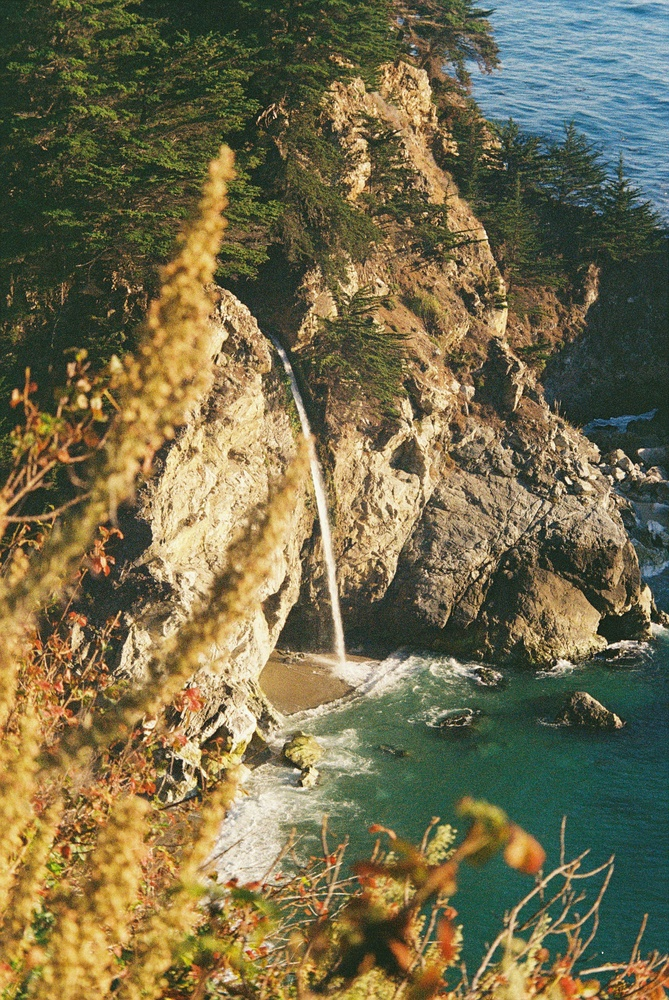
#> input picture MATPLOTLIB LIBRARY/abc.jpg, 669 x 1000 px, shrunk from 2433 x 3637 before the run
$ jupyter execute part2matplotlib.ipynb
#> lines starting #> are read from the running program, lines starting #| are printed output that depends on the picture
[cell 1]
import matplotlib.pyplot as plt

[cell 2]
#importing library
import numpy as np
import matplotlib.pyplot as plt
from PIL import Image

fname=r'abc.jpg'

#opening image using pil

Image=Image.open(fname).convert('L')
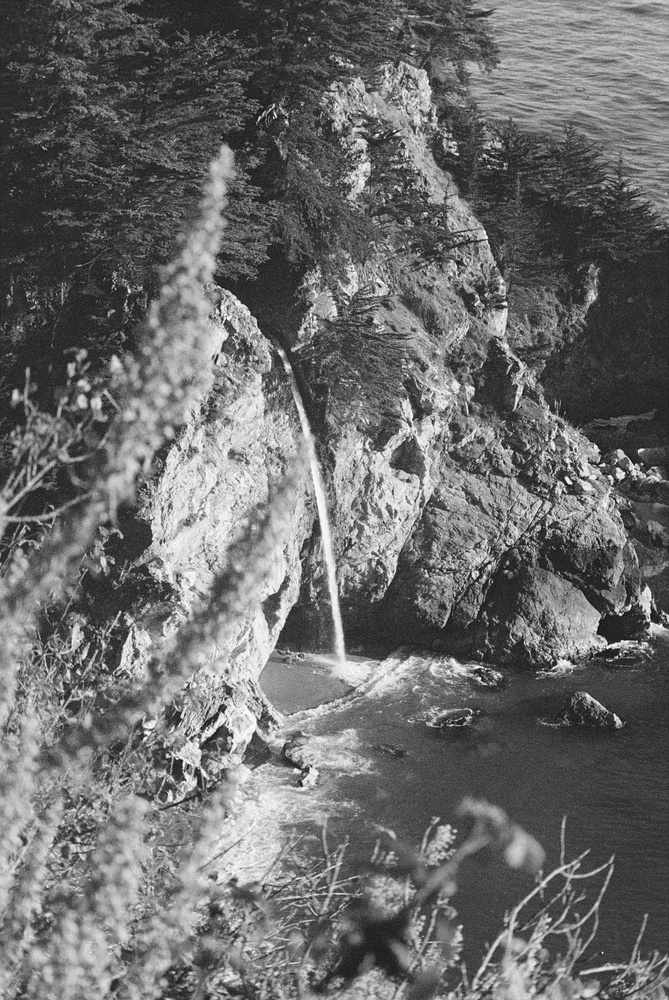
#> Image: PIL image 669x1000 L; min 9, max 254, mean 107.6

#convering to gray scale
plt.imshow(Image,cmap='gray')

[cell 3]
#importing library
import numpy as np
import matplotlib.pyplot as plt
from PIL import Image

fname=r'abc.jpg'

#opening image using pil

Image=Image.open(fname).convert('L')

#convering to gray scale
plt.imshow(Image)

[cell 4]
#importing library
import numpy as np
import matplotlib.pyplot as plt
from PIL import Image

fname=r'bird.jpg'

#opening image using pil

Image=Image.open(fname).convert('L')
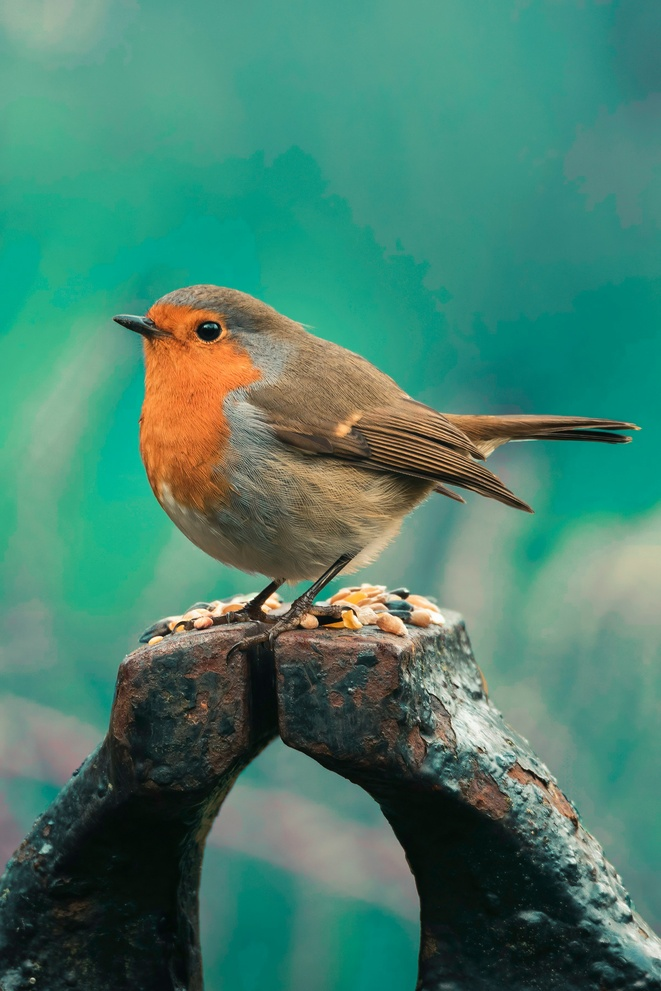
#> input picture MATPLOTLIB LIBRARY/bird.jpg, 661 x 991 px, shrunk from 2403 x 3605 before the run
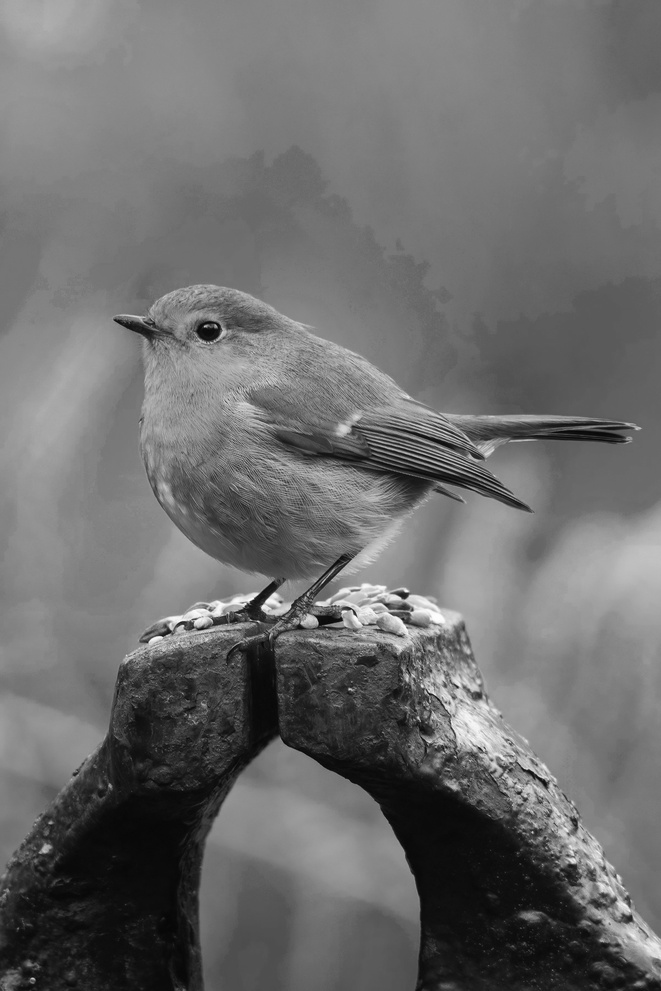
#> Image: PIL image 661x991 L; min 5, max 254, mean 108.7

#convering to gray scale
plt.imshow(Image,cmap='gray')
plt.show()

[cell 5]
#importing library
import numpy as np
import matplotlib.pyplot as plt
from PIL import Image

fname=r'bird.jpg'

#opening image using pil

Image=Image.open(fname).convert('L')

#convering to gray scale
plt.imshow(Image,cmap='Pastel1') #cmap have no as 'g 'color it  show error
plt.show()

MATPLOTLIB -PIE

[cell 6]
import matplotlib.pyplot as plt

[cell 7]
x=[10,20,30,40]
y=['math','hindi','science','enlish']
plt.pie(x,labels=y)
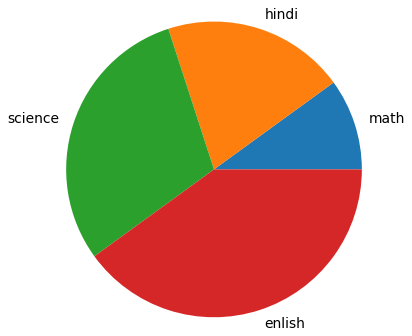
#> figure drawn by matplotlib, 1 panel
